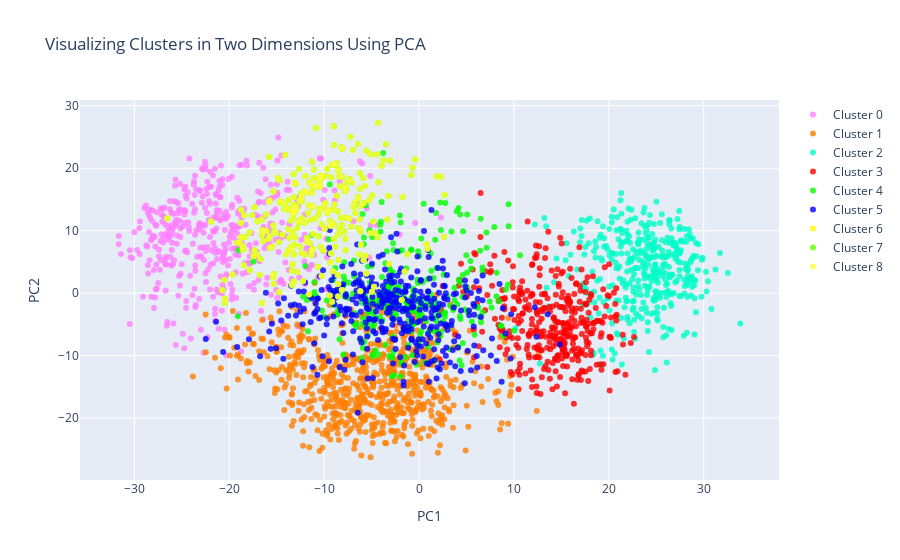

Notebook code for this chart:
### Code cell
#trace1 is for 'Cluster 0'
trace1 = go.Scatter(
                    x = cluster0["PC1_2d"],
                    y = cluster0["PC2_2d"],
                    mode = "markers",
                    name = "Cluster 0",
                    marker = dict(color = 'rgba(255, 128, 255, 0.8)'),
                    text = None)

trace1 = go.Scatter(
                    x = cluster0["PC1_2d"],
                    y = cluster0["PC2_2d"],
                    mode = "markers",
                    name = "Cluster 0",
                    marker = dict(color = 'rgba(255, 128, 255, 0.8)'),
                    text = None)

#trace2 is for 'Cluster 1'
trace2 = go.Scatter(
                    x = cluster1["PC1_2d"],
                    y = cluster1["PC2_2d"],
                    mode = "markers",
                    name = "Cluster 1",
                    marker = dict(color = 'rgba(255, 128, 2, 0.8)'),
                    text = None)

#trace3 is for 'Cluster 2'
trace3 = go.Scatter(
                    x = cluster2["PC1_2d"],
                    y = cluster2["PC2_2d"],
                    mode = "markers",
                    name = "Cluster 2",
                    marker = dict(color = 'rgba(0, 255, 200, 0.8)'),
                    text = None)

trace4 = go.Scatter(
                    x = cluster3["PC1_2d"],
                    y = cluster3["PC2_2d"],
                    mode = "markers",
                    name = "Cluster 3",
                    marker = dict(color = 'rgba(255, 0, 0, 0.8)'),
                    text = None)

trace5 = go.Scatter(
                    x = cluster4["PC1_2d"],
                    y = cluster4["PC2_2d"],
                    mode = "markers",
                    name = "Cluster 4",
                    marker = dict(color = 'rgba(0, 255, 0, 0.8)'),
                    text = None)

trace6 = go.Scatter(
                    x = cluster5["PC1_2d"],
                    y = cluster5["PC2_2d"],
                    mode = "markers",
                    name = "Cluster 5",
                    marker = dict(color = 'rgba(0, 0, 255, 0.8)'),
                    text = None)

trace7 = go.Scatter(
                    x = cluster6["PC1_2d"],
                    y = cluster6["PC2_2d"],
                    mode = "markers",
                    name = "Cluster 6",
                    marker = dict(color = 'rgba(255, 255, 0, 0.8)'),
                    text = None)


trace8 = go.Scatter(
                    x = cluster6["PC1_2d"],
                    y = cluster6["PC2_2d"],
                    mode = "markers",
                    name = "Cluster 7",
                    marker = dict(color = 'rgba(100, 255, 0, 0.8)'),
                    text = None)

trace9 = go.Scatter(
                    x = cluster6["PC1_2d"],
                    y = cluster6["PC2_2d"],
                    mode = "markers",
                    name = "Cluster 8",
                    marker = dict(color = 'rgba(255, 255, 59, 0.8)'),
                    text = None)

data = [trace1, trace2, trace3, trace4, trace5, trace6, trace7, trace8, trace9]

title = "Visualizing Clusters in Two Dimensions Using PCA"

layout = dict(title = title,
              xaxis= dict(title= 'PC1',ticklen= 5,zeroline= False),
              yaxis= dict(title= 'PC2',ticklen= 5,zeroline= False)
             )

fig = dict(data = data, layout = layout)

iplot(fig)

### Figure 1 — Plotly figure (JSON) as saved in the notebook; plotly's stock layout.template omitted (floating-point values rounded to 4 significant figures; data arrays with more than 128 entries replaced by an {"elided": "..."} marker saying what was removed)
{"data": [{"marker": {"color": "rgba(255, 128, 255, 0.8)"}, "mode": "markers", "name": "Cluster 0", "type": "scatter", "x": {"elided": "443 float values"}, "y": {"elided": "443 float values"}}, {"marker": {"color": "rgba(255, 128, 2, 0.8)"}, "mode": "markers", "name": "Cluster 1", "type": "scatter", "x": {"elided": "720 float values"}, "y": {"elided": "720 float values"}}, {"marker": {"color": "rgba(0, 255, 200, 0.8)"}, "mode": "markers", "name": "Cluster 2", "type": "scatter", "x": {"elided": "385 float values"}, "y": {"elided": "385 float values"}}, {"marker": {"color": "rgba(255, 0, 0, 0.8)"}, "mode": "markers", "name": "Cluster 3", "type": "scatter", "x": {"elided": "373 float values"}, "y": {"elided": "373 float values"}}, {"marker": {"color": "rgba(0, 255, 0, 0.8)"}, "mode": "markers", "name": "Cluster 4", "type": "scatter", "x": {"elided": "303 float values"}, "y": {"elided": "303 float values"}}, {"marker": {"color": "rgba(0, 0, 255, 0.8)"}, "mode": "markers", "name": "Cluster 5", "type": "scatter", "x": {"elided": "381 float values"}, "y": {"elided": "381 float values"}}, {"marker": {"color": "rgba(255, 255, 0, 0.8)"}, "mode": "markers", "name": "Cluster 6", "type": "scatter", "x": {"elided": "264 float values"}, "y": {"elided": "264 float values"}}, {"marker": {"color": "rgba(100, 255, 0, 0.8)"}, "mode": "markers", "name": "Cluster 7", "type": "scatter", "x": {"elided": "264 float values"}, "y": {"elided": "264 float values"}}, {"marker": {"color": "rgba(255, 255, 59, 0.8)"}, "mode": "markers", "name": "Cluster 8", "type": "scatter", "x": {"elided": "264 float values"}, "y": {"elided": "264 float values"}}], "layout": {"title": {"text": "Visualizing Clusters in Two Dimensions Using PCA"}, "xaxis": {"ticklen": 5, "title": {"text": "PC1"}, "zeroline": false}, "yaxis": {"ticklen": 5, "title": {"text": "PC2"}, "zeroline": false}}}
